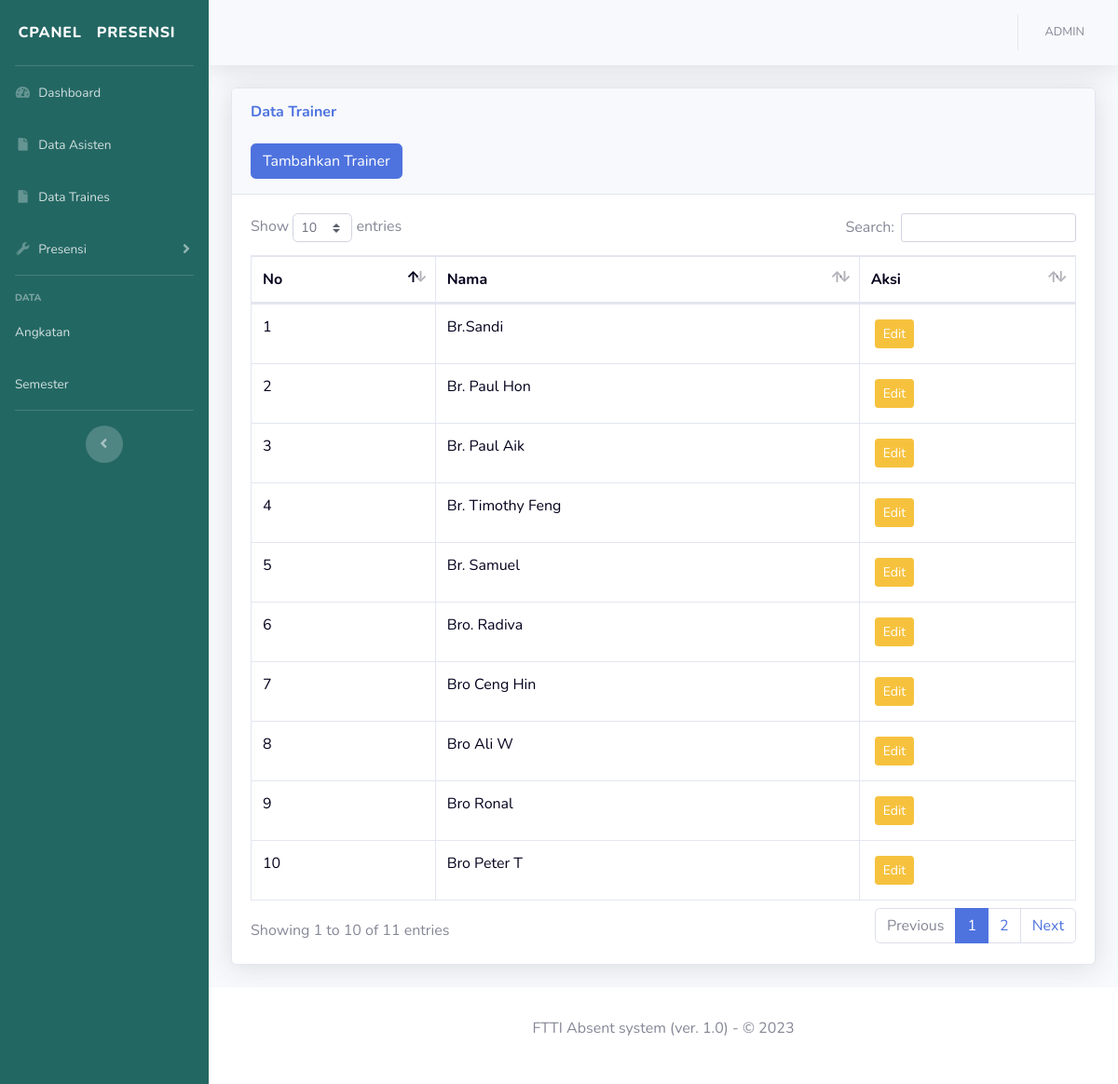
Screenshot of /Admin/trainer.php (signed in) with the database file from the repository.
### tables this page shows
CREATE TABLE `trainer` (
  `id_trainer` int(3) NOT NULL,
  `nama_trainer` text NOT NULL
);

### Admin/trainer.php (the view, shortened to what this page needs)
<?php
include '../koneksi.php';
$ambildata_trainer = mysqli_query($conn,"SELECT * FROM `trainer`");
?>
<!DOCTYPE html>
<html lang="en">
<?php
include 'head.php';
?>
<body id="page-top">
    <div id="wrapper">
    <?php
    include 'sidebar.php';
    ?>
        <div id="content-wrapper" class="d-flex flex-column">
            <div id="content">
            <?php
            include 'navbar.php';
            ?>
                 <div class="container-fluid">
<div class="card shadow mb-4">
    <div class="card-header py-3">
        <h6 class="m-0 font-weight-bold text-primary">Data Trainer</h6> <br>
       <button type="button" class="btn btn-primary" data-toggle="modal" data-target="#staticBackdrop">
        Tambahkan Trainer
        </button>
    </div>
    <div class="card-body">
        <div class="table-responsive">
            <table class="table table-bordered" id="dataTable" width="100%" cellspacing="0">
                <thead>
                    <tr>
                        <th>No</th>
                        <th>Nama</th>
                        <th>Aksi</th>
                    </tr>
                </thead>
                <tbody>
                <?php
                $i = 1;
                foreach ($ambildata_trainer as $row) :
                ?>
                    <tr>
                        <td><?= $i; ?></td>
                        <td><?= $row['nama_trainer']; ?></td>
                        <td>
                            <a id="edit"  type="button" class="btn btn-sm m-1 btn-warning" data-toggle="modal" data-target="#Edit" data-id="<?= $row['id_trainer']; ?>" data-nama="<?= $row['nama_trainer']; ?>">
                            Edit
                            </a>
                            </td>
                    </tr>
                    <?php $i++; ?>
                     <?php endforeach; ?>
                </tbody>
            </table>
        </div>
    </div>
</div>
</div>
            </div>
            <?php
                include 'fotter.php';
                ?>
        </div>
    </div>
</body>
</html>

### Admin/head.php (style rules this page uses)
table,th,tr { color: #03001C; }

### rows the page displays
trainer: nama_trainer "Br.Sandi"
trainer: nama_trainer "Br. Paul Hon"
trainer: nama_trainer "Br. Paul Aik"
trainer: nama_trainer "Br. Timothy Feng"
trainer: nama_trainer "Br. Samuel"
trainer: nama_trainer "Bro. Radiva"
trainer: nama_trainer "Bro Ceng Hin"
trainer: nama_trainer "Bro Ali W"
trainer: nama_trainer "Bro Ronal"
trainer: nama_trainer "Bro Peter T"
